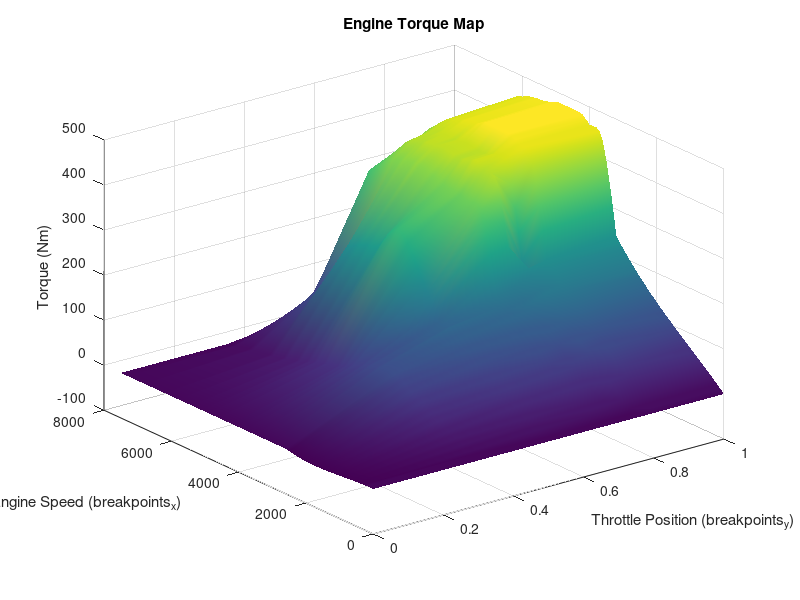

The MATLAB script that drew this image:
load('torque_lookup_data.mat')  % Loads T, X, Y

Tq = reshape(T, [length(X), length(Y)]);  % Ensure it's 76×8

figure
surf(Y, X, Tq)  % X: engine speed, Y: throttle/load
xlabel('Throttle Position (breakpoints_y)')
ylabel('Engine Speed (breakpoints_x)')
zlabel('Torque (Nm)')
title('Engine Torque Map')
grid on
shading interp  % Optional for smoothing
